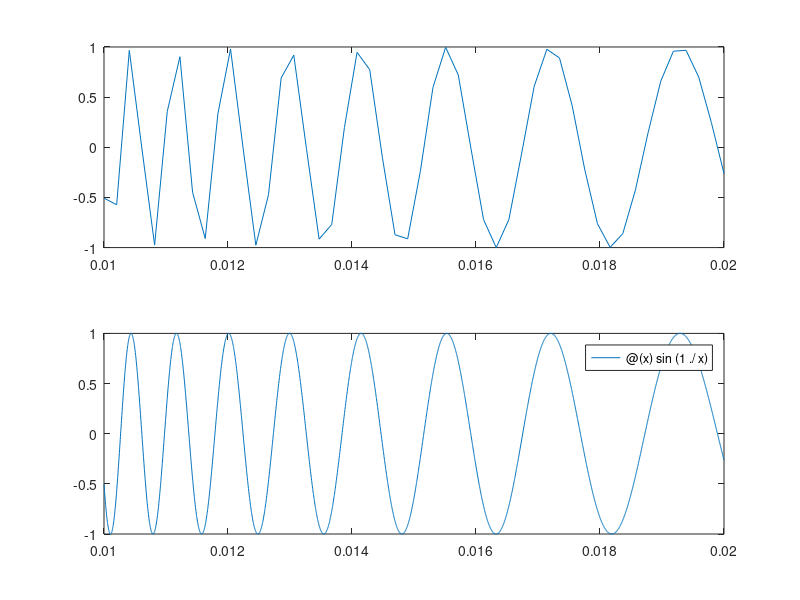

Source code (MATLAB):
x=linspace(0.01,0.02,50);%将区间【0.01，0.02】等分为50份
y=sin(1./x);
subplot(2,1,1),plot(x,y)
subplot(2,1,2),fplot(@(x)sin(1./x),[0.01,0.02])